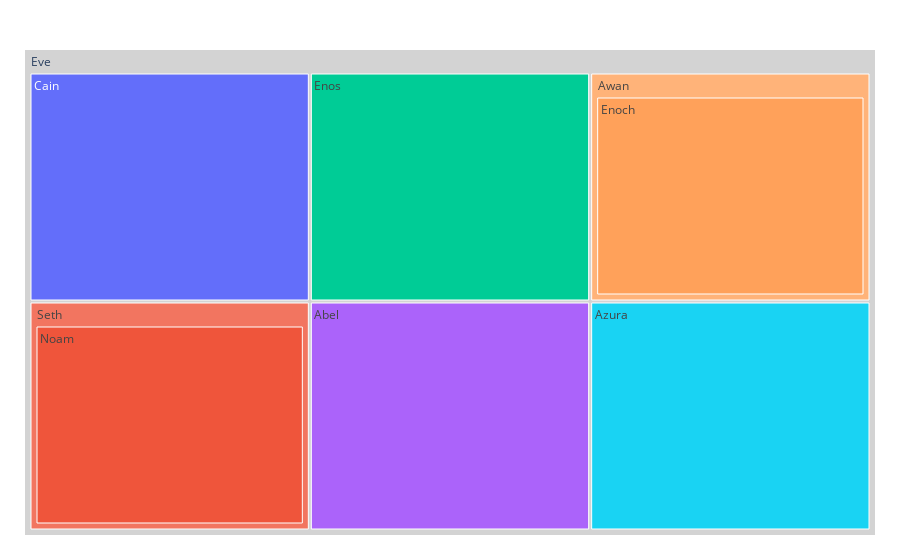

The code cell stored with this chart in its notebook:
### Code cell
import plotly.express as px
fig = px.treemap(
    names = ["Eve","Cain", "Seth", "Enos", "Noam", "Abel", "Awan", "Enoch", "Azura"],
    parents = ["", "Eve", "Eve", "Eve", "Seth", "Eve", "Eve", "Awan", "Eve"]
)
fig.update_traces(root_color="lightgrey")
fig.update_layout(margin = dict(t=50, l=25, r=25, b=25))
fig.show()

### Figure 1 — Plotly figure (JSON) as saved in the notebook; plotly's stock layout.template omitted (floating-point values rounded to 4 significant figures)
{"data": [{"domain": {"x": [0, 1], "y": [0, 1]}, "hovertemplate": "label=%{label}<br>parent=%{parent}<extra></extra>", "labels": ["Eve", "Cain", "Seth", "Enos", "Noam", "Abel", "Awan", "Enoch", "Azura"], "name": "", "parents": ["", "Eve", "Eve", "Eve", "Seth", "Eve", "Eve", "Awan", "Eve"], "root": {"color": "lightgrey"}, "type": "treemap"}], "layout": {"legend": {"tracegroupgap": 0}, "margin": {"b": 25, "l": 25, "r": 25, "t": 50}}}
